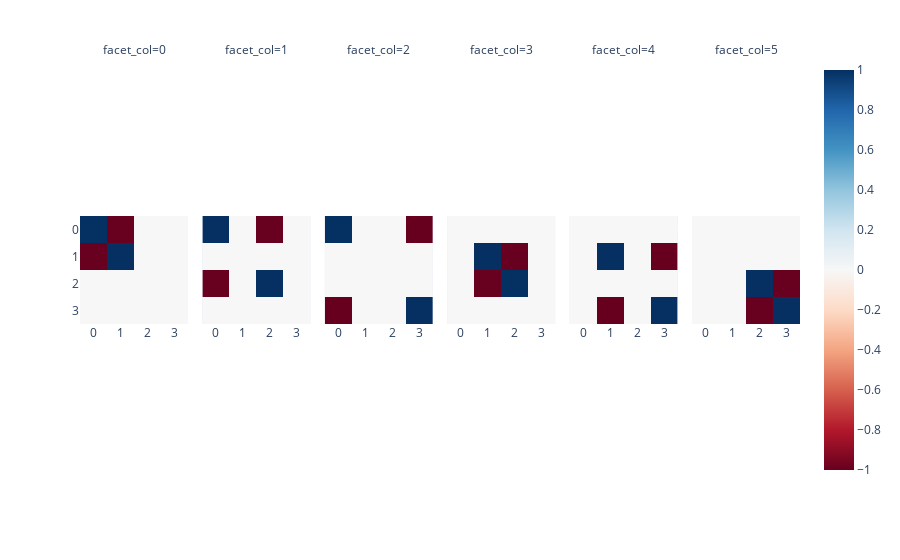

The notebook cell saved with this chart:
### Markdown cell above
Let's quickly cover why we get this interaction pattern: an AND operation should only produce an output when both features are active. Hence, features do not 'self-interact', meaning no output is active if only one is active. However, if both features are active, they 'cross-interact' towards the AND output. We see this pattern is similar across all outputs (only for different input features, as expected). 

Generally (as seen below), we compute all the interaction matrices at the same time, the result is a third-order tensor $B$ where each 'slice' represents an interaction. This tensor encompasses the full computation of the layer.

### Code cell
# Compute the interaction matrices for all classes (outputs)
b = einsum(model.w_p, model.w_l, model.w_r, "cls out, out in1, out in2 -> cls in1 in2")

# Symmetrize the interaction matrices
b = 0.5 * (b + b.mT)

px.imshow(b, color_continuous_midpoint=0, color_continuous_scale="RdBu", facet_col=0)

### Figure 1 — Plotly figure (JSON) as saved in the notebook; plotly's stock layout.template omitted (floating-point values rounded to 4 significant figures)
{"data": [{"coloraxis": "coloraxis", "hovertemplate": "x: %{x}<br>y: %{y}<br>color: %{z}<extra></extra>", "name": "0", "type": "heatmap", "xaxis": "x", "yaxis": "y", "z": [[0.9981, -0.9973, -5.731e-05, 0.0003818], [-0.9973, 0.9988, -0.000217, -0.0006825], [-5.731e-05, -0.000217, 0.0002003, -0.0006531], [0.0003818, -0.0006825, -0.0006531, 0.001486]]}, {"coloraxis": "coloraxis", "hovertemplate": "x: %{x}<br>y: %{y}<br>color: %{z}<extra></extra>", "name": "1", "type": "heatmap", "xaxis": "x2", "yaxis": "y2", "z": [[0.9987, 0.0004316, -0.9983, -0.0001841], [0.0004316, 0.0004845, 0.0004209, -0.0008692], [-0.9983, 0.0004209, 0.9986, -0.0008484], [-0.0001841, -0.0008692, -0.0008484, 0.001354]]}, {"coloraxis": "coloraxis", "hovertemplate": "x: %{x}<br>y: %{y}<br>color: %{z}<extra></extra>", "name": "2", "type": "heatmap", "xaxis": "x3", "yaxis": "y3", "z": [[0.9981, -0.001177, 0.0001013, -0.9999], [-0.001177, 0.0008922, 0.0009259, -0.00145], [0.0001013, 0.0009259, 0.001865, -0.0001081], [-0.9999, -0.00145, -0.0001081, 0.9994]]}, {"coloraxis": "coloraxis", "hovertemplate": "x: %{x}<br>y: %{y}<br>color: %{z}<extra></extra>", "name": "3", "type": "heatmap", "xaxis": "x4", "yaxis": "y4", "z": [[0.001399, -0.0006056, -0.0003148, -0.0005898], [-0.0006056, 0.9986, -0.9979, 0.0001809], [-0.0003148, -0.9979, 0.9985, 0.0001243], [-0.0005898, 0.0001809, 0.0001243, 0.0003886]]}, {"coloraxis": "coloraxis", "hovertemplate": "x: %{x}<br>y: %{y}<br>color: %{z}<extra></extra>", "name": "4", "type": "heatmap", "xaxis": "x5", "yaxis": "y5", "z": [[0.0004087, -0.001844, -0.0002553, -0.001774], [-0.001844, 0.9993, 0.0002233, -0.9989], [-0.0002553, 0.0002233, 0.002097, 0.0001661], [-0.001774, -0.9989, 0.0001661, 0.999]]}, {"coloraxis": "coloraxis", "hovertemplate": "x: %{x}<br>y: %{y}<br>color: %{z}<extra></extra>", "name": "5", "type": "heatmap", "xaxis": "x6", "yaxis": "y6", "z": [[0.0004333, -0.0005503, -0.0001238, -0.000543], [-0.0005503, 0.00169, -0.0009076, -0.001177], [-0.0001238, -0.0009076, 0.999, -0.998], [-0.000543, -0.001177, -0.998, 0.999]]}], "layout": {"annotations": [{"font": {}, "showarrow": false, "text": "facet_col=0", "x": 0.075, "xanchor": "center", "xref": "paper", "y": 1, "yanchor": "bottom", "yref": "paper"}, {"font": {}, "showarrow": false, "text": "facet_col=1", "x": 0.245, "xanchor": "center", "xref": "paper", "y": 1, "yanchor": "bottom", "yref": "paper"}, {"font": {}, "showarrow": false, "text": "facet_col=2", "x": 0.415, "xanchor": "center", "xref": "paper", "y": 1, "yanchor": "bottom", "yref": "paper"}, {"font": {}, "showarrow": false, "text": "facet_col=3", "x": 0.585, "xanchor": "center", "xref": "paper", "y": 1, "yanchor": "bottom", "yref": "paper"}, {"font": {}, "showarrow": false, "text": "facet_col=4", "x": 0.755, "xanchor": "center", "xref": "paper", "y": 1, "yanchor": "bottom", "yref": "paper"}, {"font": {}, "showarrow": false, "text": "facet_col=5", "x": 0.925, "xanchor": "center", "xref": "paper", "y": 1, "yanchor": "bottom", "yref": "paper"}], "coloraxis": {"cmid": 0, "colorscale": [[0, "rgb(103,0,31)"], [0.1, "rgb(178,24,43)"], [0.2, "rgb(214,96,77)"], [0.3, "rgb(244,165,130)"], [0.4, "rgb(253,219,199)"], [0.5, "rgb(247,247,247)"], [0.6, "rgb(209,229,240)"], [0.7, "rgb(146,197,222)"], [0.8, "rgb(67,147,195)"], [0.9, "rgb(33,102,172)"], [1, "rgb(5,48,97)"]]}, "margin": {"t": 60}, "xaxis": {"anchor": "y", "constrain": "domain", "domain": [0, 0.15], "scaleanchor": "y"}, "xaxis2": {"anchor": "y2", "domain": [0.17, 0.32], "matches": "x"}, "xaxis3": {"anchor": "y3", "domain": [0.34, 0.49], "matches": "x"}, "xaxis4": {"anchor": "y4", "domain": [0.51, 0.66], "matches": "x"}, "xaxis5": {"anchor": "y5", "domain": [0.68, 0.83], "matches": "x"}, "xaxis6": {"anchor": "y6", "domain": [0.85, 1], "matches": "x"}, "yaxis": {"anchor": "x", "autorange": "reversed", "constrain": "domain", "domain": [0, 1]}, "yaxis2": {"anchor": "x2", "domain": [0, 1], "matches": "y", "showticklabels": false}, "yaxis3": {"anchor": "x3", "domain": [0, 1], "matches": "y", "showticklabels": false}, "yaxis4": {"anchor": "x4", "domain": [0, 1], "matches": "y", "showticklabels": false}, "yaxis5": {"anchor": "x5", "domain": [0, 1], "matches": "y", "showticklabels": false}, "yaxis6": {"anchor": "x6", "domain": [0, 1], "matches": "y", "showticklabels": false}}}
